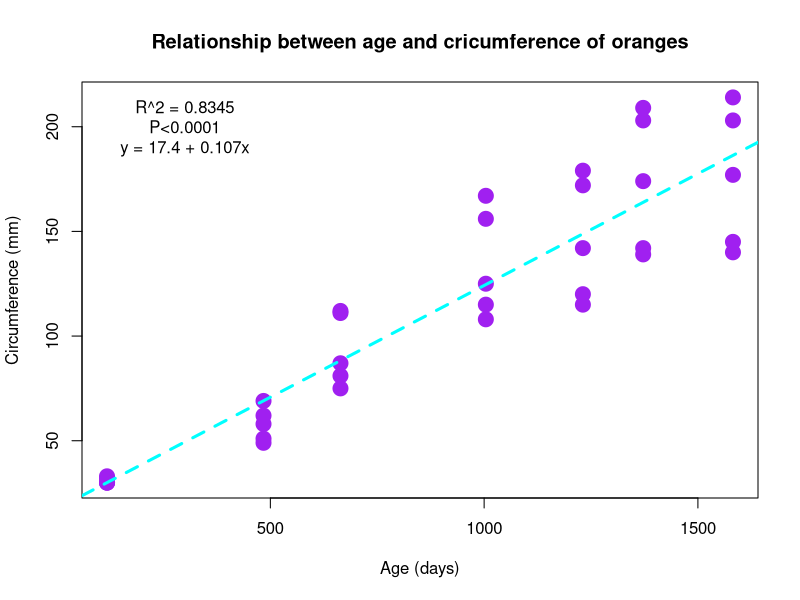

R code for this plot:
#### I am working on this to demonstrate the power of R in plotting ####

#############################
# Wyclife Agumba Oluoch     #
# wyclifeoluoch@gmail.com   #
#############################

data("Orange")     # Loading the inbuilt Orange data
head(Orange)       # First 6 rows of the dataframe
length(Orange$age) # Checking the length of the dataframe

Orangelm <- lm(circumference ~ age, data = Orange) # Regression model for orange
summary(Orangelm) # Details of the regression model.

plot(Orange$circumference ~ Orange$age, 
     col = "purple",
     pch = 19,
     cex = 2,
     xlab = "Age (days)",
     ylab = "Circumference (mm)",
     main = "Relationship between age and cricumference of oranges")
abline(Orangelm, lwd = 3, lty = "dashed", col = "cyan") # Adding the lm as abline
text(300, 200, "R^2 = 0.8345\nP<0.0001\ny = 17.4 + 0.107x")
# Annotating text on the graph.
# \n indicates line break to shift the next component to next line.

# Checking the largest tree circumference
max(Orange$circumference) # This gives a value of 214 mm. 

# Checking the oldest orange tree
max(Orange$age)/365 # This gives 1582 days. About 4.3 years. Dividing days by 365.






